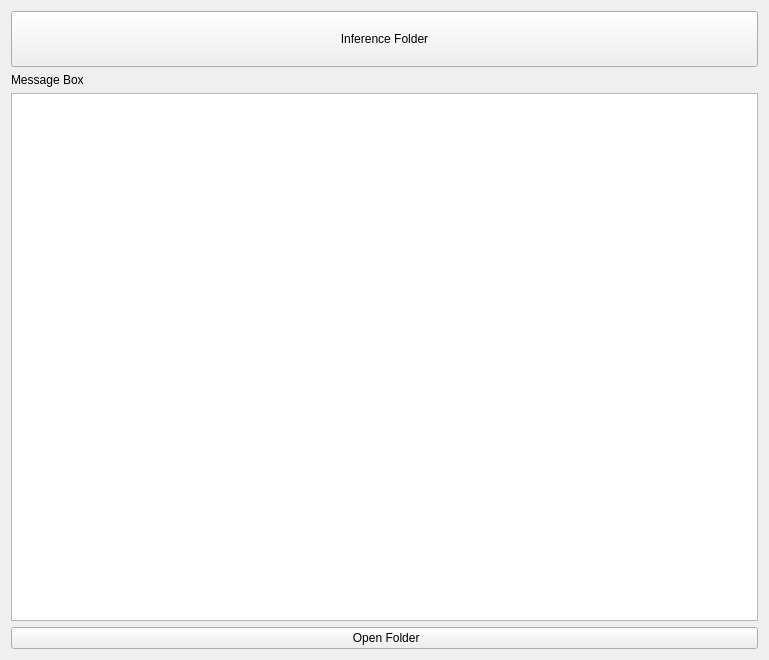
<?xml version="1.0" encoding="UTF-8"?>
<ui version="4.0">
 <class>Form</class>
 <widget class="QWidget" name="Form">
  <property name="geometry">
   <rect>
    <x>0</x>
    <y>0</y>
    <width>769</width>
    <height>660</height>
   </rect>
  </property>
  <property name="sizePolicy">
   <sizepolicy hsizetype="Preferred" vsizetype="Preferred">
    <horstretch>0</horstretch>
    <verstretch>0</verstretch>
   </sizepolicy>
  </property>
  <property name="windowTitle">
   <string>Form</string>
  </property>
  <layout class="QGridLayout" name="gridLayout">
   <item row="9" column="0" colspan="2">
    <widget class="QTextBrowser" name="textBrowser"/>
   </item>
   <item row="7" column="0" colspan="2">
    <widget class="QPushButton" name="btnInferenceFolder">
     <property name="sizePolicy">
      <sizepolicy hsizetype="Minimum" vsizetype="Minimum">
       <horstretch>0</horstretch>
       <verstretch>0</verstretch>
      </sizepolicy>
     </property>
     <property name="minimumSize">
      <size>
       <width>0</width>
       <height>56</height>
      </size>
     </property>
     <property name="text">
      <string>Inference Folder</string>
     </property>
    </widget>
   </item>
   <item row="8" column="1">
    <widget class="QLabel" name="label">
     <property name="text">
      <string/>
     </property>
    </widget>
   </item>
   <item row="10" column="0" colspan="2">
    <widget class="QPushButton" name="btnInferenceOpenFolder">
     <property name="sizePolicy">
      <sizepolicy hsizetype="Minimum" vsizetype="Minimum">
       <horstretch>0</horstretch>
       <verstretch>0</verstretch>
      </sizepolicy>
     </property>
     <property name="text">
      <string> Open Folder</string>
     </property>
    </widget>
   </item>
   <item row="8" column="0">
    <widget class="QLabel" name="label_3">
     <property name="text">
      <string>Message Box</string>
     </property>
    </widget>
   </item>
  </layout>
 </widget>
 <resources/>
 <connections/>
</ui>
